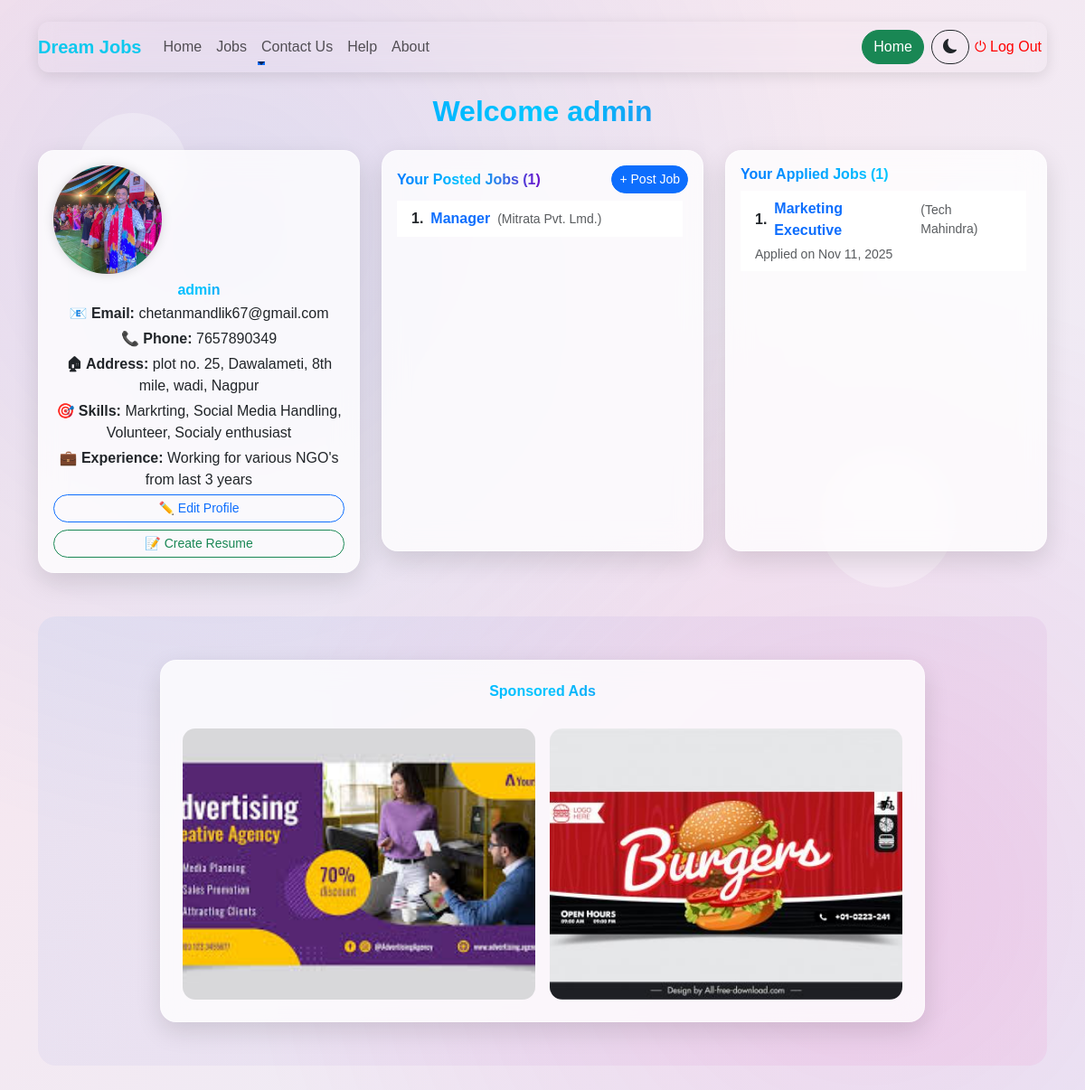
Page /dashboard/3/ (signed in) on the committed database.
### jobapp2/models.py (models this page shows, shortened)
class Profile(models.Model):
    user          = models.OneToOneField(settings.AUTH_USER_MODEL, on_delete=models.CASCADE)
    phone         = models.CharField(max_length=10, blank=True, null=True, validators=[mob_regex])
    address       = models.TextField(blank=True, null=True)
    profile_pic   = models.ImageField(upload_to="profile_pics/", default="default-avatar.png", blank=True, null=True)
    skills        = models.TextField(blank=True, null=True)
    experience    = models.TextField(blank=True, null=True)
    resume        = models.FileField(upload_to="resumes/", blank=True, null=True)
    github        = models.URLField(blank=True , null=True)

class JobApplication(models.Model):
    job        = models.ForeignKey(ItJobs, on_delete=models.CASCADE, related_name="applications")  # link with job
    applicant  = models.ForeignKey(settings.AUTH_USER_MODEL, on_delete=models.CASCADE, related_name="applications")
    full_name  = models.CharField("Full Name", max_length=100)
    email      = models.EmailField("Email")
    phone      = models.CharField("Mobile Number", max_length=10, validators=[mob_regex])
    dob        = models.DateField("Date of Birth")
    gender_choices = [
        ("male", "Male"),
        ("female", "Female"),
        ("other", "Other"),
    ]
    gender    = models.CharField("Gender", max_length=10, choices=gender_choices)
    highest_qualification  = models.CharField("Highest Qualification", max_length=100)
    specialization         = models.CharField("Specialization", max_length=100, blank=True, null=True)
    passout_year           = models.CharField("Passout Year", max_length=10)
    university             = models.CharField("University/College", max_length=150)
    experience             = models.CharField("Experience", max_length=100, help_text="Eg: 2 years, Fresher")
    skills                 = models.TextField("Skills")
    resume                 = models.FileField("Upload Resume (PDF/Doc)", upload_to="resumes/")
    applied_on             = models.DateTimeField(auto_now_add=True)

### jobapp/models.py (models this page shows, shortened)
class Userregistration(AbstractUser):
    ROLE_CHOICES = [
        ("recruiter", "Recruiter"),
        ("jobseeker", "Jobseeker"),
    ]
    email = models.EmailField('Email', unique=True)
    phone = models.CharField('Mobile number', max_length=10, unique=True, validators=[mob_regex])
    role = models.CharField('Role', max_length=20, choices=ROLE_CHOICES, default='jobseeker')
    full_name = models.CharField("Full Name", max_length=100, blank=True, null=True)

class ItJobs(models.Model):
    industry_choices = [
        ("it", "IT"),
        ("mechanical", "Mechanical"),
        ("civil", "Civil"),
        ("management", "Management"),
        ("electrical","Electrical"),
        ("healthcare","HealthCare"),
        ("other","Other"),
    ]
    job_type_choices = [
        ("full-time","Full-Time"),
        ("part-time", "Part-Time"),
        ("hybrid", "Hybrid"),
        ("internship", "Internship"),
        ("freelacing", "Freelancing"),
        ("other", "Other"),
    ]
    company_name                = models.CharField(max_length=100)
    industry                    = models.CharField('Industry', max_length= 30, choices=industry_choices, default='Select-Industry')
    company_email               = models.EmailField('Company Email', default="Ex. abc@gmail.com")
    contact_person_name         = models.CharField('Contact Person Name', max_length=50)
    contact_person_email        = models.EmailField('Contact Person Email', default="Ex. abc@gmail.com")
    contact_person_mobile       = models.CharField('Contact Person Mobile Number', max_length=10, validators=[mob_regex])
    company_address             = models.TextField('Company Address')
    company_description         = models.TextField('Company Description')
    job_title                   = models.CharField('Job Title' , max_length=100)
    job_type                    = models.CharField('Job Type', max_length=20, choices=job_type_choices, default="Select-Job-Type")
    num_vacancy                 = models.IntegerField('Number of Vacancies')
    job_location                = models.CharField('Location' , max_length=100, default="Enter-City")
    job_discription             = models.TextField('Job Description' ,null=True , blank=True)
    key_skiils                  = models.TextField('Required Skills')
    experience                  = models.CharField('Experience Required', null=True, blank=True)
    Edu_qualification           = models.TextField('Education Qualification')
    pass_batch                  = models.CharField('Passout Batch', null=True, blank=True)
    salary                      = models.FloatField('Salary per Month')
    app_deadline                = models.DateField('Application Deadline')
    hiring_process              = models.TextField('Hiring Process')
    posted_on                   = models.DateTimeField(auto_now_add=True)
    posted_by = models.ForeignKey(
        settings.AUTH_USER_MODEL,
        on_delete = models.CASCADE,
        related_name = "jobs",
        null=True,
        blank=True
    )

### jobapp2/views.py (the view)
# urls.py: path('dashboard/', views.dashboard_redirect, name="dashboard_redirect"),
@login_required
def dashboard(request, user_id):
    user = get_object_or_404(Userregistration, id=user_id)
    posted_jobs       = ItJobs.objects.filter(posted_by=request.user)
    applied_jobs      = JobApplication.objects.filter(applicant=request.user)
    profile, created  = Profile.objects.get_or_create(user=request.user)
    display_name = user.full_name if user.full_name else user.username
    return render(request, "jobapp2/dashboard.html", {
        "posted_jobs" : posted_jobs,
        "applied_jobs" : applied_jobs,
        "profile" : profile,
        "dashboard_user" : user,
        "display_name" : display_name,
    })

### jobapp2/templates/jobapp2/dashboard.html (shortened to what this page needs)
<!DOCTYPE html>
<html lang="en">
<head>
    {% load static %}
    <link href="https://cdn.jsdelivr.net/npm/bootstrap@5.3.0/dist/css/bootstrap.min.css" rel="stylesheet">
    <link rel="stylesheet" href="https://cdn.jsdelivr.net/npm/bootstrap-icons@1.11.3/font/bootstrap-icons.css">
</head>
<body class="container py-4">
    <div class="circle"></div>
    <div class="circle"></div>
    <nav class="navbar navbar-expand-lg navbar-light mb-4" style="background: transparent !important; z-index: 10;">
        <div class="container-fluid px-0">
            <a class="navbar-brand fw-bold" href="{% url 'home' %}" style="color: #09c8eef9;">Dream Jobs</a>
            <div class="collapse navbar-collapse" id="navbarSupportedContent">
                <ul class="navbar-nav me-auto mb-2 mb-lg-0">
                    <li class="nav-item"><a class="nav-link" href="{% url 'home' %}">Home</a></li>
                    <li class="nav-item"><a class="nav-link" href="/jobs/">Jobs</a></li>
                    <li class="nav-item dropdown">
                        <a class="nav-link dropdown-toggle" href="#" id="contactDropdown" role="button"
                           data-bs-toggle="dropdown" aria-expanded="false">Contact Us</a>
                    </li>
                    <li class="nav-item"><a class="nav-link" href="/help/">Help</a></li>
                    <li class="nav-item"><a class="nav-link" href="/about/">About</a></li>
                </ul>
                <div class="d-flex ms-auto">
                    <a class="btn btn-success" href="{% url 'home' %}">Home</a>
                </div>
                <button id="darkModeToggle" class="btn btn-outline-dark ms-2">
                    <i class="bi bi-moon-fill"></i>
                </button>
                <form method="post" action="{% url 'logout' %}">
                    <button type="submit" class="logout-link" style="border: none; background-color: transparent; color: red;"> ⏻ Log Out </button>
                </form>
            </div>
        </div>
    </nav>
    <h2 class="mb-4 text-center" style="font-size:xx-large;">Welcome {{ display_name }}</h2>
    <div class="row g-4">
        <div class="col-lg-4 col-md-5">
            <div class="card p-3 text-center h-100">
                {% if profile.profile_pic %}
                    <img src="{{ profile.profile_pic.url }}" class="profile-pic mb-2" alt="Profile">
                {% else %}
                    <img src="{% static 'images/default-avatar.png' %}" class="profile-pic mb-2" alt="Default avatar">
                {% endif %}
                <h4 class="mb-1">{{ display_name }}</h4>
                <p class="mb-1"><b>📧 Email:</b> {{ request.user.email }}</p>
                <p class="mb-1"><b>📞 Phone:</b> {{ profile.phone }}</p>
                <p class="mb-1"><b>🏠︎ Address:</b> {{ profile.address }}</p>
                <p class="mb-1"><b>🎯 Skills:</b> {{ profile.skills }}</p>
                <p class="mb-1"><b>💼 Experience:</b> {{ profile.experience }}</p>
                <div class="d-grid gap-2">
                    <a href="{% url 'edit_profile' %}" class="btn btn-outline-primary btn-sm">✏️ Edit Profile</a>
                    <a href="{% url 'resume_builder' %}" class="btn btn-outline-success btn-sm">📝 Create Resume</a>
                </div>
            </div>
        </div>
        <div class="col-lg-8 col-md-7">
            <div class="row g-4 h-100">
                <div class="col-lg-6 col-md-12 d-flex">
                    <div class="card p-3 flex-fill d-flex flex-column">
                        <div class="d-flex align-items-center mb-2">
                            <h4 class="mb-0 me-auto">
                            </h4>
                            <a href="{% url 'welcome' %}" class="btn btn-primary btn-sm">+ Post Job</a>
                        </div>
                        <div class="scrollable flex-grow-1">
                            <ul class="list-group list-group-flush">
                                {% for job in posted_jobs %}
                                    <li class="list-group-item d-flex align-items-center">
                                        <span class="fw-bold me-2">{{ forloop.counter }}.</span>
                                        <a class="list-link fw-semibold" href="{% url 'job_detail' job.id %}">
                                            {{ job.job_title }}
                                        </a>
                                        <div class="text-muted small ms-2">({{ job.company_name }})</div>
                                    </li>
                                {% empty %}
                                    <li class="list-group-item no-items">No Jobs Posted Yet.</li>
                                {% endfor %}
                            </ul>
                        </div>
                    </div>
                </div>
<div class="col-lg-6 col-md-12 d-flex">
    <div class="card p-3 flex-fill d-flex flex-column">
        <h4 class="mb-2">Your Applied Jobs ({{ applied_jobs.count }})</h4>
        <div class="scrollable flex-grow-1">
            <ul class="list-group list-group-flush">
                {% for application in applied_jobs %}
                    <li class="list-group-item d-flex flex-column">
                        <div class="d-flex align-items-center">
                            <span class="fw-bold me-2">{{ forloop.counter }}.</span>
                            <a class="list-link fw-semibold" href="{% url 'job_detail' application.job.id %}">
                                {{ application.job.job_title }}
                            </a>
                            <div class="text-muted small ms-2">
                                ({{ application.job.company_name }})
                            </div>
                        </div>
                        <small class="text-muted mt-1">
                            Applied on {{ application.applied_on|date:"M d, Y" }}
                        </small>
                    </li>
                {% empty %}
                    <li class="list-group-item no-items">No Jobs Applied Yet.</li>
                {% endfor %}
            </ul>
        </div>
    </div>
</div>
            </div>
        </div>
    </div>
    <div class="container my-5">
        <div class="row justify-content-center">
            <div class="col-lg-10">
                <div class="card p-4 text-center">
                    <h4 class="mb-3">Sponsored Ads</h4>
                    <div class="row g-3">
                        <div class="col-md-6">
                            <a href="https://example.com/ad1" target="_blank">
                                <img src="{% static 'images/ad1.jpeg' %}" class="img-fluid ad-img" alt="Ad 1">
                            </a>
                        </div>
                        <div class="col-md-6">
                            <a href="https://example.com/ad2" target="_blank">
                                <img src="{% static 'images/ad2.jpg' %}" class="img-fluid ad-img" alt="Ad 2">
                            </a>
                        </div>
                    </div>
                </div>
            </div>
        </div>
    </div>
</body>
</html>

### jobapp2/templates/jobapp2/dashboard.html (style rules this page uses)
body { background: linear-gradient(-45deg, #dfe9f3, #fdfbfb, #e3f2fd, #fce4ec); background-size: 400% 400%; animation: gradientMove 15s ease infinite; font-family: 'Poppins', sans-serif; overflow-x: hidden; position: relative; min-height: 100vh; color: #212529; }
body::before { content: ""; position: fixed; top: 0; left: 0; width: 100%; height: 100%; background: radial-gradient(circle at 20% 20%, rgba(0,123,255,0.1), transparent 50%), radial-gradient(circle at 80% 80%, rgba(255,0,150,0.1), transparent 50%); z-index: -2; }
.circle { position: absolute; border-radius: 50%; background: rgba(255, 255, 255, 0.3); animation: float 8s ease-in-out infinite; z-index: 0; }
.circle:nth-child(1) { width: 120px; height: 120px; top: 10%; left: 5%; animation-duration: 10s; }
.circle:nth-child(3) { width: 150px; height: 150px; top: 40%; right: 10%; animation-duration: 14s; }
.card { border-radius: 18px; background: rgba(255,255,255,0.78); backdrop-filter: blur(14px); border: 1px solid rgba(255,255,255,0.4); box-shadow: 0 10px 28px rgba(0,0,0,0.12); transition: all 0.4s ease; color: #212529; }
h2, h4 { font-weight: 700; font-size: inherit; background: linear-gradient(90deg, #007bff, #00c6ff, #6a11cb); color: transparent; background-clip: text; -webkit-background-clip: text; }
img.profile-pic { width:120px; height:120px; border-radius:50%; object-fit:cover; transition: transform 0.4s ease, box-shadow 0.4s ease; box-shadow: 0 0 12px rgba(0,0,0,0.15); }
.list-link { text-decoration: none; color: #0d6efd; font-size: 1rem; transition: color 0.3s ease; }
.scrollable { max-height: 320px; overflow-y: auto; padding-right: 6px; }
.nav-link { position: relative; transition: color 0.3s ease; }
.nav-link::after { content: ""; position: absolute; width: 0%; height: 2px; left: 0; bottom: 0; background-color: #0d6efd; transition: width 0.3s ease; }
.ad-img { height: 300px; object-fit: cover; width: 100%; border-radius: 14px; transition: transform 0.4s ease, box-shadow 0.4s ease, border 0.4s ease; position: relative; z-index: 1; }
.btn { transition: all 0.3s ease; border-radius: 30px; position: relative; overflow: hidden; z-index: 1; }
.btn::after { content: ""; position: absolute; top: -50%; left: -50%; width: 200%; height: 200%; background: radial-gradient(circle, rgba(255,255,255,0.3) 20%, transparent 70%); transform: scale(0); transition: transform 0.4s ease; z-index: -1; }
.navbar { background: rgba(255,255,255,0.7) !important; backdrop-filter: blur(10px); border-radius: 12px; box-shadow: 0 4px 16px rgba(0,0,0,0.1); }
.container.my-5 { padding: 3rem; border-radius: 20px; background: linear-gradient(135deg, rgba(0,123,255,0.05), rgba(255,0,150,0.05)); }

### rows in the picture
Profile: profile_pic (picture), phone "7657890349", address "plot no. 25, Dawalameti, 8th mile, wadi, Nagpur", skills "Markrting, Social Media Handling, Volunteer, Socialy enthusiast", experience "Working for various NGO's from last 3 years"
Userregistration: user.email "chetanmandlik67@gmail.com"
ItJobs: job_title "Manager", company_name "Mitrata Pvt. Lmd."
JobApplication: job.job_title "Marketing Executive", job.company_name "Tech Mahindra", applied_on "Nov 11, 2025"
